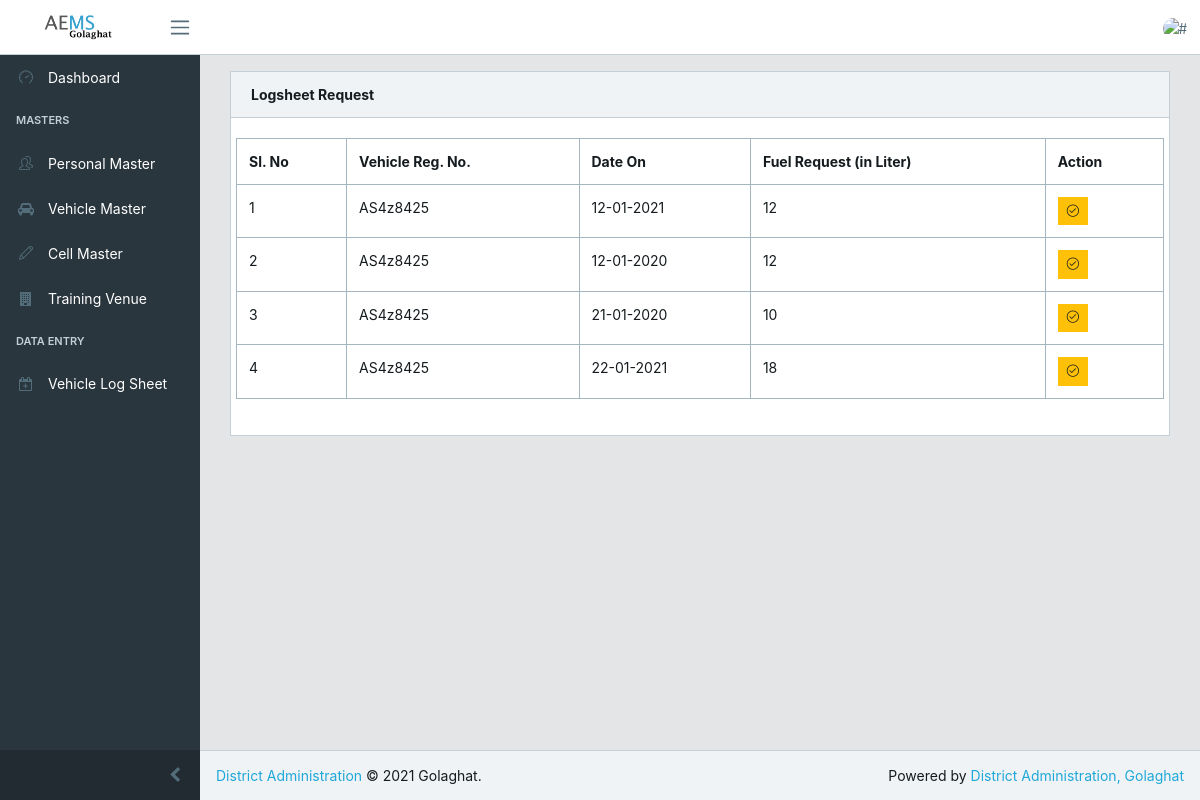
/pages/request.php, run on the app's committed database.
### tables this page shows
CREATE TABLE `vehicle_assign` (
  `id` int(11) NOT NULL,
  `reg_no` varchar(20) DEFAULT NULL,
  `person_name` varchar(300) DEFAULT NULL,
  `person_contact` varchar(20) DEFAULT NULL,
  `vehicle_id` int(11) DEFAULT NULL,
  `person_id` int(11) DEFAULT NULL,
  `used_on` date DEFAULT NULL,
  `fuel_request` int(11) DEFAULT NULL,
  `fuel_given` int(11) DEFAULT NULL,
  `fuel_type` int(11) DEFAULT NULL,
  `used_for` varchar(200) DEFAULT NULL,
  `remarks` text,
  `final_remarks` text,
  `created_on` date DEFAULT NULL,
  `cby` int(11) DEFAULT NULL,
  `approved_by` int(11) DEFAULT NULL,
  `approved_on` date DEFAULT NULL,
  `status` int(11) DEFAULT '1'
);

### pages/request.php (the view, shortened to what this page needs)
<?php
include("../config.php");
$msg="";include("../layout/header.php");
 ?>
 <div class="container-fluid">
    <div class="row">
        <div class="col-md-10">
        </div>
    </div>
    <div class="row">
        <div class="col-md-12">
            <div class="card">
                <div class="card-header">
                    <strong>Logsheet Request</strong>
                </div>
                <div class="card-body">
                    <div class="row">
                             <table class="table table-responsive-sm table-bordered">
                                <tr>
                                    <th>Sl. No</th>
                                    <th>Vehicle Reg. No.</th>
                                    <th>Date On</th>
                                    <th>Fuel Request (in Liter)</th>
                                    <th>Action</th>
                                </tr>
                                <?php $qry = "SELECT * from vehicle_assign where status=9";
                                  $rslt=mysqli_query($mysqli,$qry);
                                  $sl =0;
                                  while($r= mysqli_fetch_array($rslt)) {
                                    $sl =$sl+1;
                                ?>
                                <tr>
                                    <td> <?php echo $sl ?></td>
                                    <td> <?php echo $r['reg_no'] ?></td>
                                    <td> <?php echo  date('d-m-Y', strtotime($r['used_on'])); ?></td>
                                    <td> <?php echo $r['fuel_request'] ?></td>
                                    <td><a href="action.php?id=<?php echo $r['id'] ?>" class="btn btn-sm btn-warning"><i class="icon-check"></i></a></td>
                                </tr>
                                <?php
                                  }?>
                             </table>
                        </div>
                    </div>
                </div>
            </div>
        </div>
    </div>
</div>
<?php
include("../layout/footerhead.php");
 ?>
 <?php
include("../layout/basefooter.php");
?>

### data on the page
vehicle_assign: reg_no "AS4z8425", used_on "12-01-2021", fuel_request "12"
vehicle_assign: reg_no "AS4z8425", used_on "12-01-2020", fuel_request "12"
vehicle_assign: reg_no "AS4z8425", used_on "21-01-2020", fuel_request "10"
vehicle_assign: reg_no "AS4z8425", used_on "22-01-2021", fuel_request "18"
